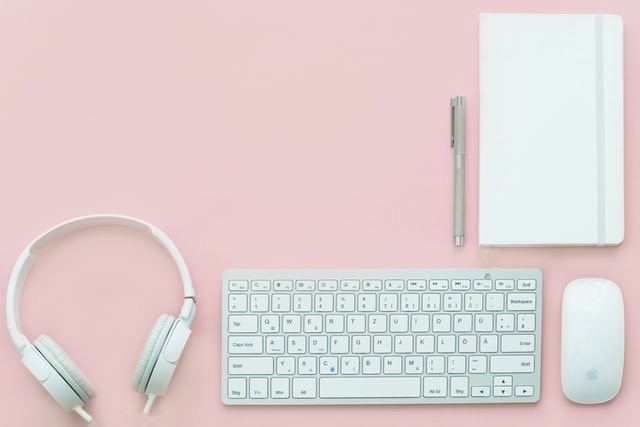
#> input picture objects.jpg, 640 x 427 px
$ python edge.py
#> lines starting #> are read from the running program, lines starting #| are printed output that depends on the picture
import cv2

image = cv2.imread("objects.jpg")
#> image is the input picture: shape (427, 640, 3); mean B, G, R 209.8, 209.5, 224.8
gray = cv2.cvtColor(image, cv2.COLOR_BGR2GRAY)
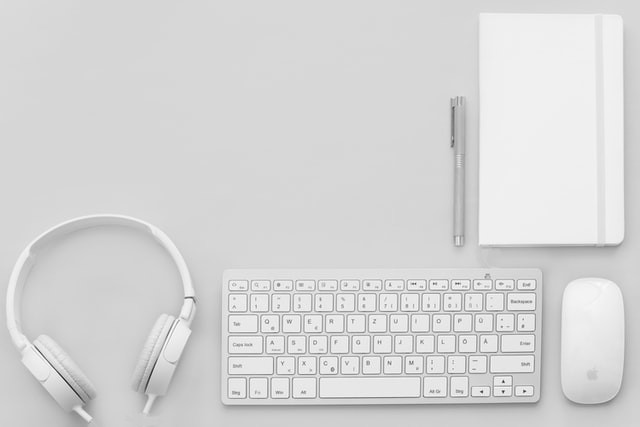
#> gray: shape (427, 640); min 32, max 253, mean 214.1
blurred = cv2.GaussianBlur(gray, (3, 3), 0)

edged = cv2.Canny(blurred, 10, 100)
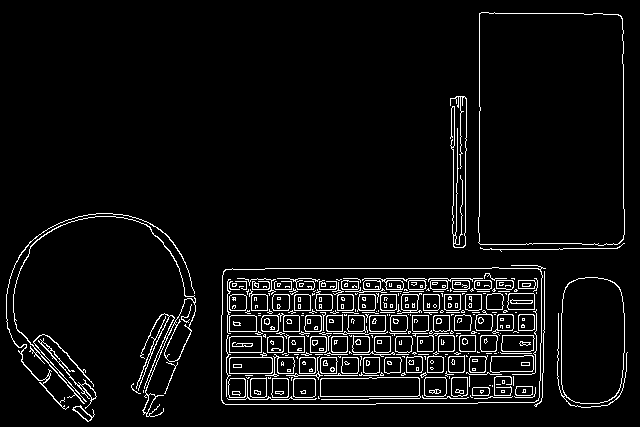
#> edged: shape (427, 640); 5.4% white in thin lines or dots

cv2.imshow("Original image", image)
cv2.imshow("Edged image", edged)
cv2.waitKey(0)
